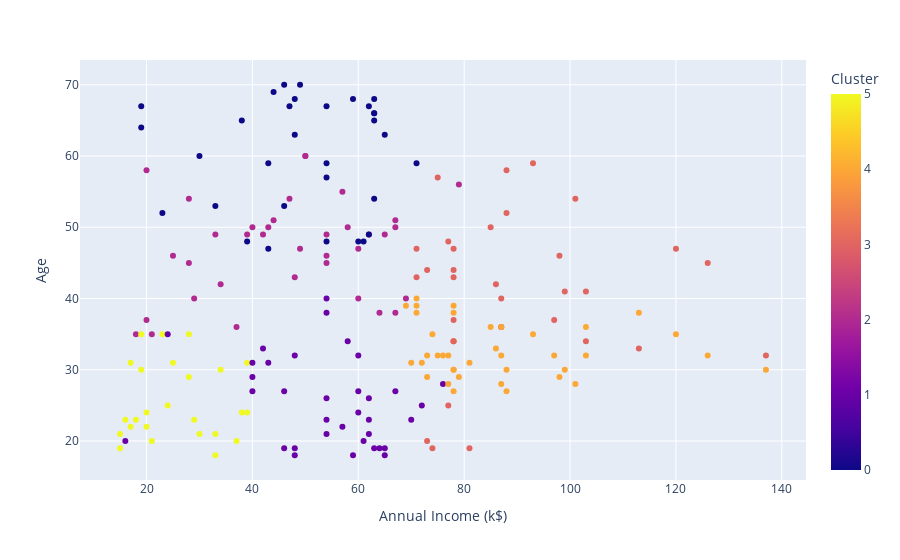

The notebook cell saved with this chart:
### Markdown cell above
8. We have a nice visualization with a nice cluster separation. Look this time at the variable ```Age``` in relation to the ```Spending Score```. What do you notice?

### Code cell
px.scatter(dataset, x="Annual Income (k$)", y="Age", color="Cluster")

### Figure 1 — Plotly figure (JSON) as saved in the notebook; plotly's stock layout.template omitted (floating-point values rounded to 4 significant figures; data arrays with more than 128 entries replaced by an {"elided": "..."} marker saying what was removed)
{"data": [{"hovertemplate": "Annual Income (k$)=%{x}<br>Age=%{y}<br>Cluster=%{marker.color}<extra></extra>", "legendgroup": "", "marker": {"color": {"elided": "200 int values"}, "coloraxis": "coloraxis", "symbol": "circle"}, "mode": "markers", "name": "", "orientation": "v", "showlegend": false, "type": "scatter", "x": {"elided": "200 int values"}, "xaxis": "x", "y": {"elided": "200 int values"}, "yaxis": "y"}], "layout": {"coloraxis": {"colorbar": {"title": {"text": "Cluster"}}, "colorscale": [[0, "#0d0887"], [0.1111, "#46039f"], [0.2222, "#7201a8"], [0.3333, "#9c179e"], [0.4444, "#bd3786"], [0.5556, "#d8576b"], [0.6667, "#ed7953"], [0.7778, "#fb9f3a"], [0.8889, "#fdca26"], [1, "#f0f921"]]}, "legend": {"tracegroupgap": 0}, "margin": {"t": 60}, "xaxis": {"anchor": "y", "domain": [0, 1], "title": {"text": "Annual Income (k$)"}}, "yaxis": {"anchor": "x", "domain": [0, 1], "title": {"text": "Age"}}}}
